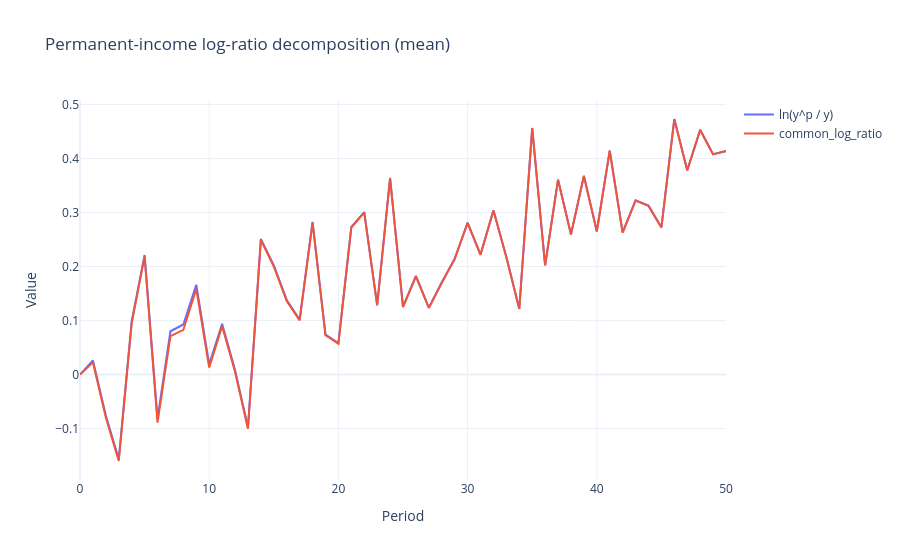
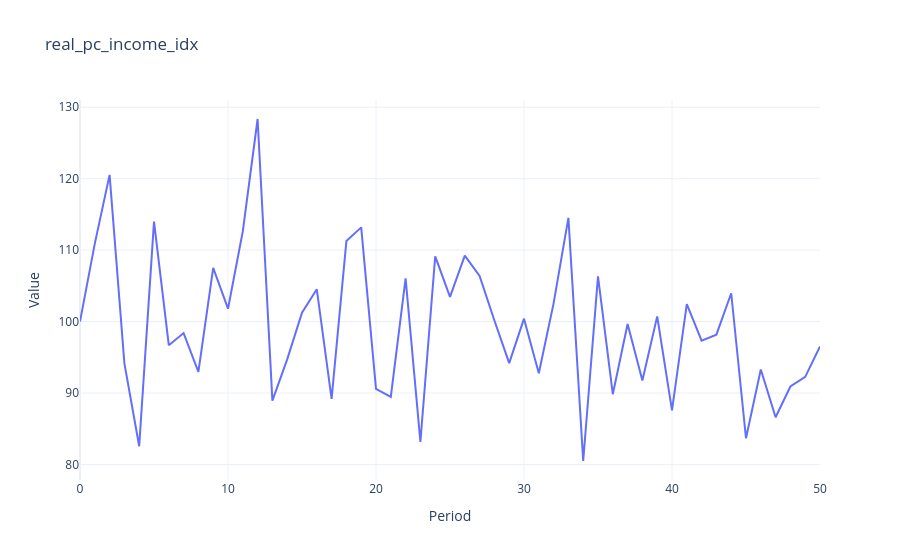

The code cell stored with these charts, in order, in its notebook:
### Code cell
from src.notebook_workflow import plot_permanent_income_log_ratio_decomposition, build_permanent_income_log_ratio_decomposition_df, build_permanent_income_forecast_contribution_table

h5_path = benchmark.model_h5_path if benchmark is not None else simulation.model_h5_path

df_yp = build_permanent_income_log_ratio_decomposition_df(h5_path, country_code=run_config.country_iso3)

fig = plot_permanent_income_log_ratio_decomposition(
    h5_path,
    country_code=run_config.country_iso3,
    columns=["ln_y_p_over_y", "common_log_ratio"],
    reducer="mean",
    show=True,
)


fig = plot_permanent_income_log_ratio_decomposition(
    h5_path,
    country_code=run_config.country_iso3,
    columns=["real_pc_income_idx"],
    reducer="mean",
    title='real_pc_income_idx',
    show=True,
)

decomposition_df = build_permanent_income_log_ratio_decomposition_df(
    h5_path,
    country_code=run_config.country_iso3,
    reducer='mean',
    include_log_real_pc_income=True,
    # include_log_real_pc_income="log_real_pc_income_t" in selected_columns,
)
decomposition_df[['common_log_ratio', 'log_real_pc_income_t']]

### Figure 1 — Plotly figure (JSON) as saved in the notebook; plotly's stock layout.template omitted (floating-point values rounded to 4 significant figures)
{"data": [{"mode": "lines", "name": "ln(y^p / y)", "type": "scatter", "x": [0, 1, 2, 3, 4, 5, 6, 7, 8, 9, 10, 11, 12, 13, 14, 15, 16, 17, 18, 19, 20, 21, 22, 23, 24, 25, 26, 27, 28, 29, 30, 31, 32, 33, 34, 35, 36, 37, 38, 39, 40, 41, 42, 43, 44, 45, 46, 47, 48, 49, 50], "y": [0.0, 0.02614, -0.07582, -0.1565, 0.0983, 0.2213, -0.08159, 0.08023, 0.09282, 0.1663, 0.01897, 0.0941, 0.008676, -0.09744, 0.2511, 0.2021, 0.1381, 0.102, 0.2826, 0.07395, 0.0583, 0.2733, 0.3008, 0.1288, 0.364, 0.1257, 0.1825, 0.124, 0.1705, 0.2143, 0.2812, 0.2222, 0.3041, 0.2176, 0.1217, 0.4565, 0.2024, 0.3608, 0.2597, 0.3678, 0.2652, 0.4146, 0.2634, 0.3224, 0.3127, 0.2727, 0.4731, 0.3781, 0.453, 0.408, 0.4139]}, {"mode": "lines", "name": "common_log_ratio", "type": "scatter", "x": [0, 1, 2, 3, 4, 5, 6, 7, 8, 9, 10, 11, 12, 13, 14, 15, 16, 17, 18, 19, 20, 21, 22, 23, 24, 25, 26, 27, 28, 29, 30, 31, 32, 33, 34, 35, 36, 37, 38, 39, 40, 41, 42, 43, 44, 45, 46, 47, 48, 49, 50], "y": [0.0, 0.02272, -0.07924, -0.1599, 0.09488, 0.2188, -0.08891, 0.07106, 0.08276, 0.1586, 0.01314, 0.08975, 0.005417, -0.1, 0.2489, 0.2001, 0.1363, 0.1004, 0.2812, 0.07277, 0.05723, 0.2723, 0.2999, 0.128, 0.3632, 0.125, 0.1819, 0.1233, 0.1698, 0.2137, 0.2805, 0.2216, 0.3036, 0.2172, 0.1214, 0.4562, 0.2021, 0.3605, 0.2593, 0.3675, 0.2649, 0.4143, 0.263, 0.322, 0.3123, 0.2723, 0.4727, 0.3777, 0.4526, 0.4076, 0.4135]}], "layout": {"title": {"text": "Permanent-income log-ratio decomposition (mean)"}, "xaxis": {"title": {"text": "Period"}}, "yaxis": {"title": {"text": "Value"}}}}

### Figure 2 — Plotly figure (JSON) as saved in the notebook; plotly's stock layout.template omitted (floating-point values rounded to 4 significant figures)
{"data": [{"mode": "lines", "name": "real_pc_income_idx", "type": "scatter", "x": [0, 1, 2, 3, 4, 5, 6, 7, 8, 9, 10, 11, 12, 13, 14, 15, 16, 17, 18, 19, 20, 21, 22, 23, 24, 25, 26, 27, 28, 29, 30, 31, 32, 33, 34, 35, 36, 37, 38, 39, 40, 41, 42, 43, 44, 45, 46, 47, 48, 49, 50], "y": [100.0, 110.9, 120.5, 94.15, 82.55, 114.0, 96.7, 98.39, 92.95, 107.5, 101.8, 112.6, 128.4, 88.94, 94.7, 101.2, 104.5, 89.17, 111.3, 113.2, 90.57, 89.44, 106.0, 83.14, 109.1, 103.5, 109.2, 106.4, 100.1, 94.18, 100.4, 92.76, 102.5, 114.5, 80.48, 106.3, 89.83, 99.66, 91.74, 100.7, 87.57, 102.5, 97.33, 98.17, 104.0, 83.67, 93.29, 86.61, 90.92, 92.25, 96.5]}], "layout": {"title": {"text": "real_pc_income_idx"}, "xaxis": {"title": {"text": "Period"}}, "yaxis": {"title": {"text": "Value"}}}}
